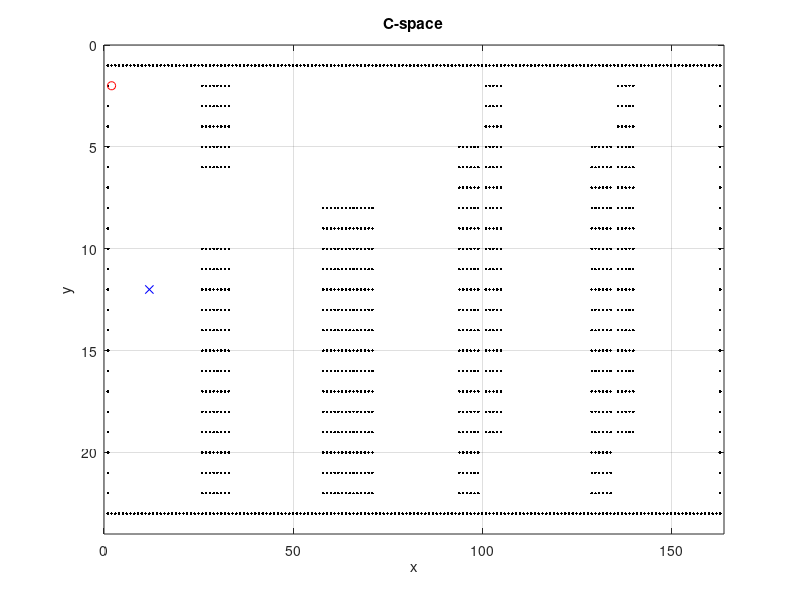

The MATLAB script that drew this image: (Note: this script raises an error after producing the figure.)
% INSTRUCCIONES: Correr todo el codigo y observar generacion de cspace,
% trayectoria, y movimiento 3d del final del actuador.

clear all
close all

%Se define la resolucion del C-space. En este caso tiene el doble de
%puntos.
res=2;
% Ubicación inicial y ubicación de cada casa.
puntos=[2 5*res+2 22.5*res+2 40*res+2 57.5*res+2 75*res+2;2 5*res+2 5*res+2 5*res+2 5*res+2 5*res+2];
% Longitudes de la impresora.
lx=80*res;
ly=10*res;
lz=20*res;
%Longitud en X de el area donde ira ubicada cada casa y obstaculo.
lxcasa=10*res;
lxobs=7.5*res;
%Radio del actuador final.
r=0.5*res;

%% C-Space
%Creación del cspace
% se crea una matriz de ceros con paredes
cspaceXY=zeros(ly+3,lx+3);
cspaceXY(1,:)=1;
cspaceXY(ly+3,:)=1;
cspaceXY(:,1)=1;
cspaceXY(:,lx+3)=1;


%OBSTACULOS:

%Cada obstaculo se ubica en el centro del area designada para este.
%Obstaculo 1
o1x=lxcasa; %Posicion en X del area donde irá el obstaculo.
%Creación del obstaculo.
cspaceXY(:,o1x+2+2.5*res-r:lxobs+2+o1x-2.5*res+r)=1; 
cspaceXY(2*res+2+r:4*res+2-r,o1x+2+2.5*res-r:lxobs+2+o1x-2.5*res+r)=0;

%Obstaculo2
o2x=lxcasa*2+lxobs;
cspaceXY(:,o2x+2+1*res-r:lxobs+2+o2x-1*res+r)=1;
cspaceXY(2:3*res+2-r,o2x+2-r:lxobs+2+o2x+r)=0;

%Obstaculo3
o3x=lxcasa*3+lxobs*2;
cspaceXY(2+2*res-r:8*res+2+2*res,o3x+2+1.25*res-r:o3x+2+1.25*res+1.5*res+r)=1;
cspaceXY(2:8*res+2+r,(o3x+2+1.25*res+3.5*res-r):(o3x+2+1.25*res+3.5*res+1.25*res+r))=1;

%Obstaculo4
o4x=lxcasa*4+lxobs*3;
cspaceXY(2+2*res-r:8*res+2+2*res,o4x+2+1.25*res-r:o4x+2+1.25*res+1.5*res+r)=1;
cspaceXY(2:8*res+2+r,(o4x+2+1.25*res+3.5*res-r):(o4x+2+1.25*res+3.5*res+1.25*res+r))=1;

%Gráficar C-Space
figure 
spy(sparse(cspaceXY),'k')
grid on
title('C-space')
xlabel('x')
ylabel('y')
pause(1)

%% TRAYECTORIA
x=[];
y=[];
z=[];

%CASA 1
%Trayectoria hasta el punto donde se va a construir la casa.
ini=[puntos(1,1),puntos(2,1)]; %Punto inicial
fin=[puntos(1,2),puntos(2,2)]; %Punto final (donde se construira la casa / centro del lote de cada casa)
hold on
cspaceXY(ini(2),ini(1))=2; %El punto en el cual inicia ya no es el punto final y es necesario volverlo 2.
plot(ini(1),ini(2),'or') %Graficar punto inicial
hold on
cspaceXY(fin(2),fin(1))=3; %Se define nuevo objetivo.
plot(fin(1),fin(2),'xb') %Graficar punto final.
[nx,ny,nz]=PrimeroVoraz(ini,fin,cspaceXY); %Algoritmo de busqueda para encontrar trayectoria.
x=[x nx]; %Se agregan los puntos que necesita recorrer para llegar al objetivo.
y=[y ny];
z=[z nz];
%Construcción
[nx,ny,nz]=lemniscata(50,fin,res); %Se define la figura, el tiempo de muestreo y el punto en el cual la realizará.
x=[x nx]; %Se agregan los puntos que necesita para realizar la figura.
y=[y ny];
z=[z nz];

% CASA 2
ini=[puntos(1,2),puntos(2,2)];
fin=[puntos(1,3),puntos(2,3)];
hold on
cspaceXY(ini(2),ini(1))=2;
plot(ini(1),ini(2),'or')
hold on
cspaceXY(fin(2),fin(1))=3;
plot(fin(1),fin(2),'xb')
[nx,ny,nz]=PrimeroVoraz(ini,fin,cspaceXY);
x=[x nx];
y=[y ny];
z=[z nz];

[nx,ny,nz]=cardioide(50,fin,res);
x=[x nx];
y=[y ny];
z=[z nz];

% CASA 3
ini=[puntos(1,3),puntos(2,3)];
fin=[puntos(1,4),puntos(2,4)];
hold on
cspaceXY(ini(2),ini(1))=2;
plot(ini(1),ini(2),'or')
hold on
cspaceXY(fin(2),fin(1))=3;
plot(fin(1),fin(2),'xb')
[nx,ny,nz]=PrimeroVoraz(ini,fin,cspaceXY);
x=[x nx];
y=[y ny];
z=[z nz];

[nx,ny,nz]=cornoide(50,fin,res);
x=[x nx];
y=[y ny];
z=[z nz];

% CASA 4
ini=[puntos(1,4),puntos(2,4)];
fin=[puntos(1,5),puntos(2,5)];
hold on
cspaceXY(ini(2),ini(1))=2;
plot(ini(1),ini(2),'or')
hold on
cspaceXY(fin(2),fin(1))=3;
plot(fin(1),fin(2),'xb')
[nx,ny,nz]=PrimeroVoraz(ini,fin,cspaceXY);
x=[x nx];
y=[y ny];
z=[z nz];

[nx,ny,nz]=gota(50,fin,res);
x=[x nx];
y=[y ny];
z=[z nz];

% CASA 5
ini=[puntos(1,5),puntos(2,5)];
fin=[puntos(1,6),puntos(2,6)];
hold on
cspaceXY(ini(2),ini(1))=2;
plot(ini(1),ini(2),'or')
hold on
cspaceXY(fin(2),fin(1))=3;
plot(fin(1),fin(2),'xb')
[nx,ny,nz]=PrimeroVoraz(ini,fin,cspaceXY);
x=[x nx];
y=[y ny];
z=[z nz];

[nx,ny,nz]=espiral_arqui(50,fin,res);
x=[x nx];
y=[y ny];
z=[z nz];

%% GRAFICAR
for i=1:length(x)
    hold on
    plot(x(i),y(i),'or')
    pause(0.000000001)
end

Graficar trayectoria en 3D
figure
plot3(x,y,z)

%% SIMULACIÓN EN SIMSCAPE
% Se debe ejecutar primero este archivo y luego ejecutar la simulación en
% simulink.
x=(x-2)/res;
y=(y-2)/res;
z=(z)-20; %En simscape se configuro como z=0 cuando el actuador final esta en cero, por lo cual para que se extienda se necesita un z negativo.